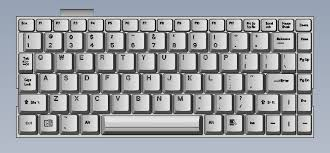
#> input picture Part30/keyboard.jpg, 330 x 153 px
$ python blog030a.py
#> lines starting #> are read from the running program, lines starting #| are printed output that depends on the picture; after the words box and inside, x2 and y2 are one past the last pixel; in counts of white or black regions, pixels touching at a corner belong together
import cv2
import numpy as np
import matplotlib.pyplot as plt
import matplotlib

img = cv2.imread('keyboard.jpg')
#> img is the input picture: shape (153, 330, 3); mean B, G, R 165.4, 161.3, 158.5
gray = cv2.cvtColor(img,cv2.COLOR_BGR2GRAY)
edges = cv2.Canny(gray,50,150)
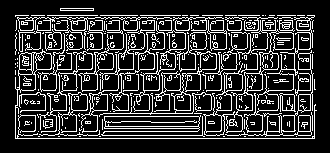
#> edges: shape (153, 330); 20% white in thin lines or dots, all inside (x1, y1, x2, y2) = (15, 8, 317, 139)

# 显示原始图像
plt.subplot(121),plt.imshow(edges,'gray'),plt.title(u'(a)原始图像'),plt.axis('off')

# [20 lines of commented-out code are left out]
minLineLength = 60
maxLineGap = 10
lines = cv2.HoughLinesP(edges,1,np.pi/180,30,minLineLength,maxLineGap)
#> lines = 78 rows, first 6: [15, 138, 314, 138], [102, 135, 202, 135], [72, 30, 84, 30], [62, 131, 76, 131], [238, 15, 259, 15], [78, 69, 91, 69]

# 绘制直线
lines1 = lines[:,0,:]
#> lines1 has the same summary as lines
for x1,y1,x2,y2 in lines1[:]:
    cv2.line(img,(x1,y1),(x2,y2),(255,0,0),2)
#> this loop made 78 passes
#> (x1, y1, x2, y2) on passes 1 to 12: (15, 138, 314, 138), (102, 135, 202, 135), (72, 30, 84, 30), (62, 131, 76, 131), (238, 15, 259, 15), (78, 69, 91, 69), (22, 90, 33, 90), (53, 110, 66, 110), (231, 32, 241, 32), (246, 73, 259, 73), (192, 49, 203, 49), (176, 30, 188, 30)
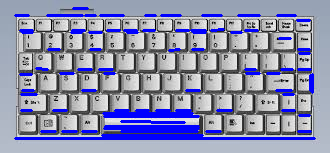
#> img: shape (153, 330, 3); 10.92% of pixels changed, all inside (x1, y1, x2, y2) = (14, 7, 316, 140)
res = cv2.cvtColor(img,cv2.COLOR_BGR2RGB)


# 设置字体
matplotlib.rcParams['font.sans-serif']=['SimHei']

# 显示处理图像
plt.subplot(122),plt.imshow(res,'gray'),plt.title('(b)结果图像'),plt.axis('off')

plt.show()
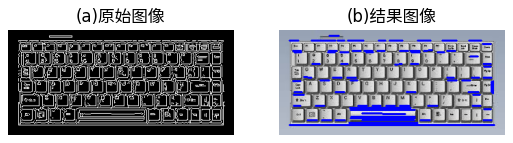
#> figure drawn by matplotlib, 2 panels

$ run again, with Part30/coffee.jpg copied over Part30/keyboard.jpg
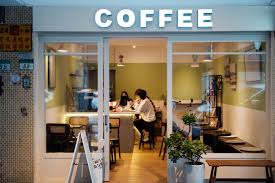
#> input picture Part30/coffee.jpg, 275 x 183 px
#> img is the input picture: shape (183, 275, 3); mean B, G, R 103.2, 119.1, 130.3
#> `edges = cv2.Canny(gray,50,150)`:
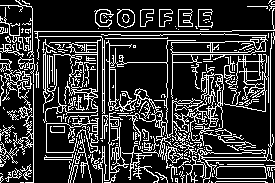
#> edges: shape (183, 275); 21.2% white in thin lines or dots
#> lines = 49 rows, first 6: [34, 31, 231, 31], [172, 54, 250, 54], [181, 42, 209, 42], [102, 138, 102, 115], [238, 61, 263, 61], [70, 112, 95, 112]
#> lines1 has the same summary as lines
#> the loop `for x1,y1,x2,y2 in lines1[:]:` made 49 passes
#> `plt.show()`:
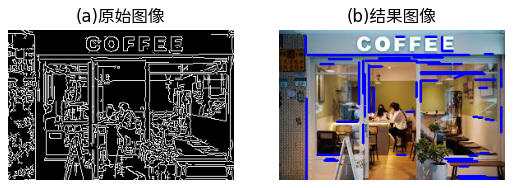
#> figure drawn by matplotlib, 2 panels

$ run again, with Part30/eyes.jpg copied over Part30/keyboard.jpg
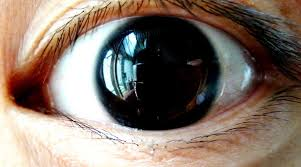
#> input picture Part30/eyes.jpg, 301 x 167 px
#> img is the input picture: shape (167, 301, 3); mean B, G, R 105.9, 116.9, 131.8
#> `edges = cv2.Canny(gray,50,150)`:
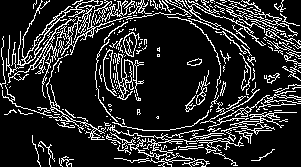
#> edges: shape (167, 301); 16.3% white in thin lines or dots
#> lines = [[70, 9, 81, 9], [141, 136, 153, 136], [120, 125, 147, 130], [149, 130, 159, 130], [235, 131, 245, 130], [245, 102, 258, 89], [91, 139, 104, 139], [30, 109, 40, 113], [110, 61, 110, 71]]
#> lines1 has the same summary as lines
#> the loop `for x1,y1,x2,y2 in lines1[:]:` made 9 passes
#> `plt.show()`:
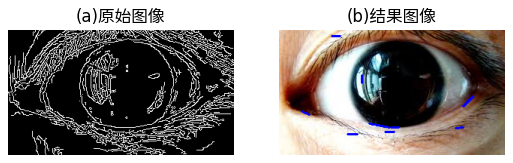
#> figure drawn by matplotlib, 2 panels
